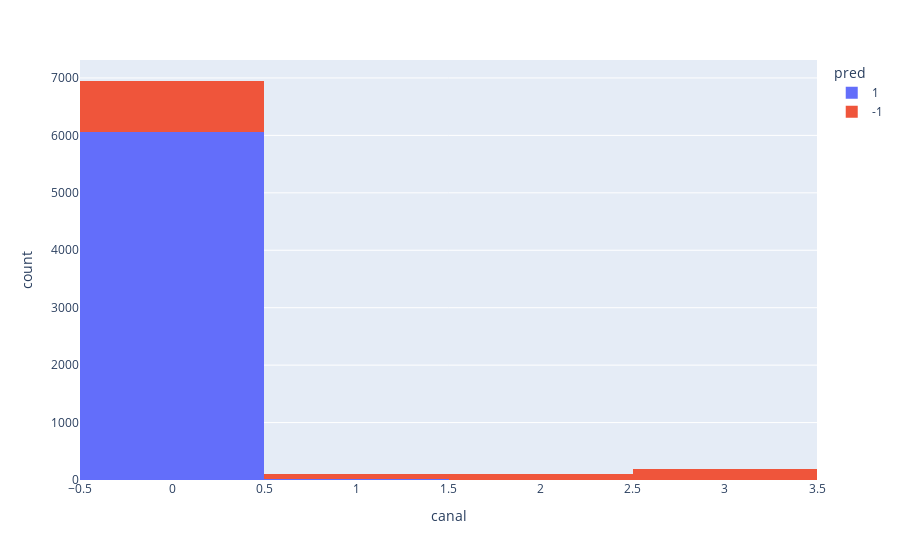

Notebook code for this chart:
### Code cell
fig = px.histogram(df_val, x="canal", color="pred")
fig.show()

### Figure 1 — Plotly figure (JSON) as saved in the notebook; plotly's stock layout.template omitted (floating-point values rounded to 4 significant figures; data arrays with more than 128 entries replaced by an {"elided": "..."} marker saying what was removed)
{"data": [{"alignmentgroup": "True", "bingroup": "x", "hovertemplate": "pred=1<br>canal=%{x}<br>count=%{y}<extra></extra>", "legendgroup": "1", "marker": {"color": "#636efa", "pattern": {"shape": ""}}, "name": "1", "offsetgroup": "1", "orientation": "v", "showlegend": true, "type": "histogram", "x": {"elided": "6080 int values"}, "xaxis": "x", "yaxis": "y"}, {"alignmentgroup": "True", "bingroup": "x", "hovertemplate": "pred=-1<br>canal=%{x}<br>count=%{y}<extra></extra>", "legendgroup": "-1", "marker": {"color": "#EF553B", "pattern": {"shape": ""}}, "name": "-1", "offsetgroup": "-1", "orientation": "v", "showlegend": true, "type": "histogram", "x": {"elided": "1277 int values"}, "xaxis": "x", "yaxis": "y"}], "layout": {"barmode": "relative", "legend": {"title": {"text": "pred"}, "tracegroupgap": 0}, "margin": {"t": 60}, "xaxis": {"anchor": "y", "domain": [0, 1], "title": {"text": "canal"}}, "yaxis": {"anchor": "x", "domain": [0, 1], "title": {"text": "count"}}}}
